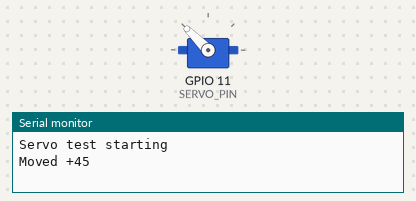
The sketch below on a simulated ESP32. On the bench: servo, the last lines printed to the serial monitor.

Above: at 1.05 s.
At 4.5 s:
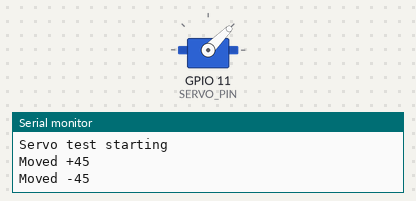
At 8.0 s:
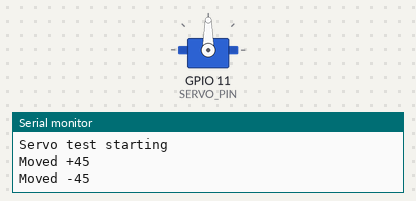
Timing chart, 0 to 10.1 s (numbered marks = the images above):
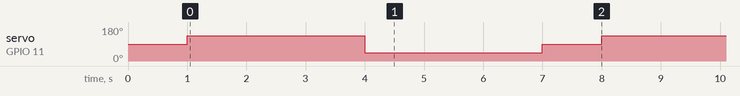

The sketch:

servo_test.ino
```cpp
#include <ESP32Servo.h>

Servo servo;
const int SERVO_PIN = 11;

// Center position; adjust if your horn zero is different
const int CENTER = 90;

void setup() {
  Serial.begin(115200);
  servo.setPeriodHertz(50);
  servo.attach(SERVO_PIN, 500, 2400);
  servo.write(CENTER);
  delay(1000);
  Serial.println("Servo test starting");
}

void loop() {
  // +45 degrees
  servo.write(CENTER + 45);
  Serial.println("Moved +45");
  delay(3000);

  // -45 degrees (back the other way, returns to center)
  servo.write(CENTER - 45);
  Serial.println("Moved -45");
  delay(3000);

  // Optional: return to center before next cycle
  servo.write(CENTER);
  delay(1000);
}
```

Measured:
- by itself, servo on GPIO 11 (SERVO_PIN): repeats every 7.0 s: 45° 3.0 s, 90° 1.0 s, 135° 3.0 s
